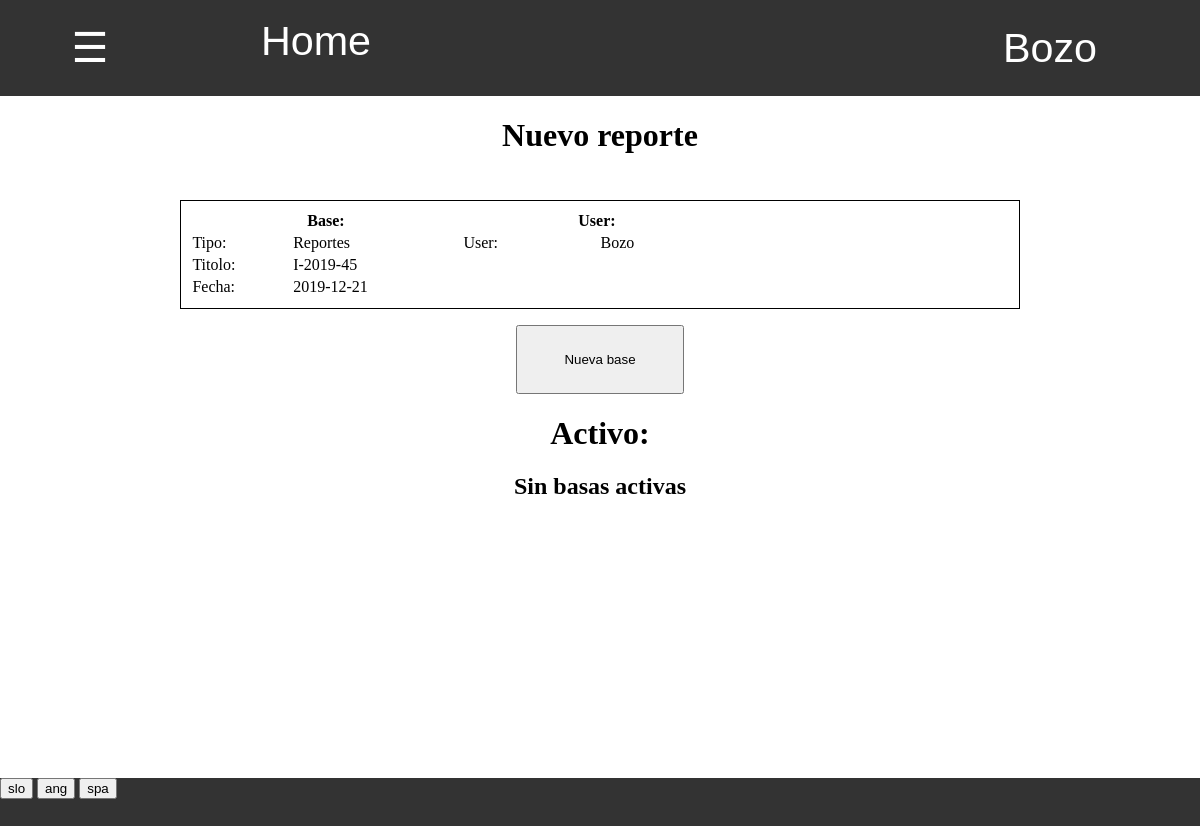
Page /zaloga/inventura/ (signed in) on the earlier database version.
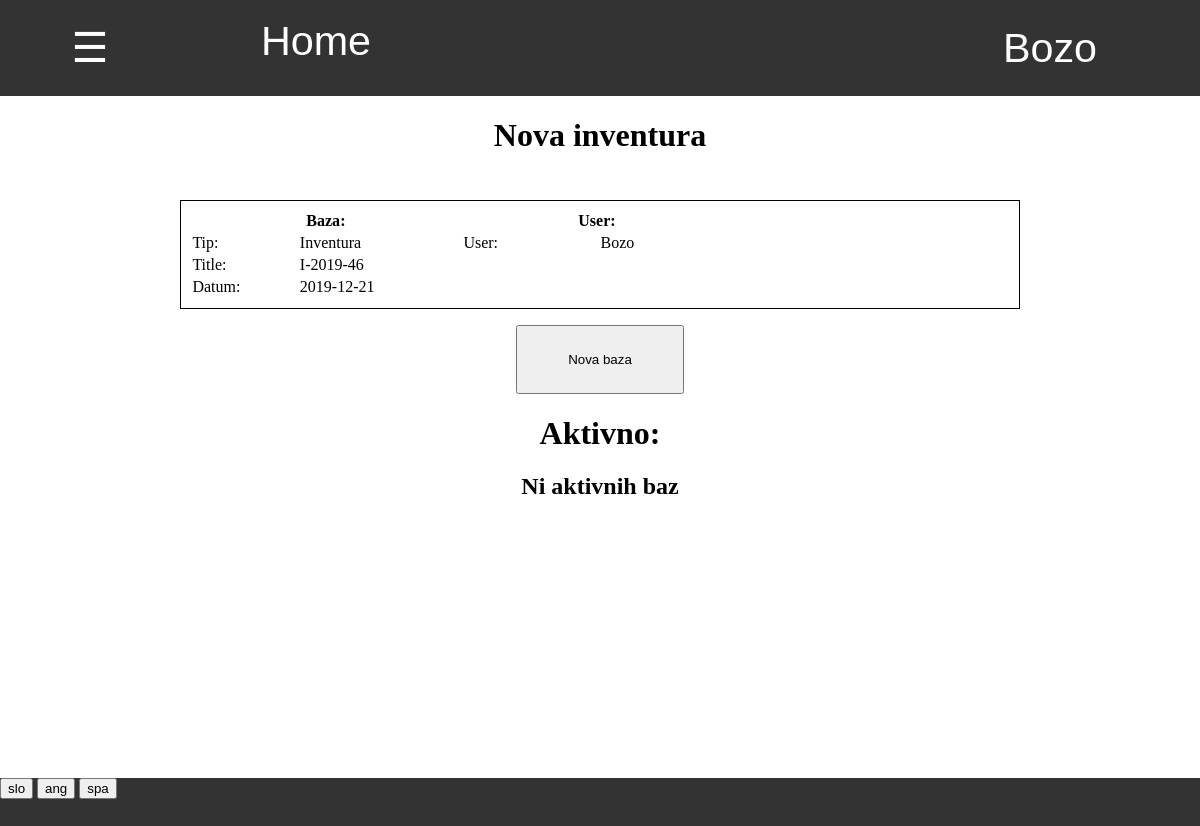
Same page on the later database version.
### program/models.py (models this page shows, shortened)
class Profil(models.Model):
    user = models.OneToOneField(User,on_delete=models.CASCADE)
    jezik =  models.CharField(default="spa",max_length=3, choices=JEZIKI)

class Program(models.Model):
    stevilo_prevzemov = models.IntegerField(default = 0)
    stevilo_odpisov = models.IntegerField(default = 0)
    stevilo_faktur = models.IntegerField(default = 0)
    stevilo_racunov = models.IntegerField(default = 0)
    stevilo_inventur = models.IntegerField(default = 0)
    def naslednja_inventura(self,delaj=False):
        if delaj:
            self.stevilo_inventur += 1
            self.save()
            return 'I-2019-' + str(self.stevilo_inventur)
        else:
            return 'I-2019-' + str(self.stevilo_inventur + 1)
    @property
    def vrni_jezike(self):
        return JEZIKI

### zaloga/models.py (models this page shows, shortened)
class Zaloga(models.Model):
    title = models.CharField(default="skladisce", max_length=20)
    @property
    def danes(self):
        return datetime.today().strftime('%Y-%m-%d')

### zaloga/views.py (the view)
# urls.py: path('', views.baze , name='baze'),
@login_required
def baze(request, tip_baze):
    if request.method == "GET":
        baze = Baza.objects.filter(tip=tip_baze,status='aktivno')
        stranke = Stranka.objects.all().order_by('stevilo_kupljenih').values('pk','naziv')
        return pokazi_stran(request, 'zaloga/aktivne_baze.html', {'tip': tip_baze, 'baze':baze,'stranke':stranke})

### zaloga/templatetags/zaloga_exstras.py (called while the page is built)
@register.filter
def keyvalue(dict, key):
    return dict[key]

### zaloga/views.py (called while the page is built)
def vrni_slovar(request):
    with open('slovar.json') as dat:
        slovar = json.load(dat)
    return slovar

def pokazi_stran(request, html, baze={}):
    slovar = {'prodaja':prodaja, 'zaloga':zaloga,'program':program,'slovar':vrni_slovar(request),'jezik':request.user.profil.jezik}
    slovar.update(baze)
    return render(request, html, slovar)

### zaloga/templates/zaloga/aktivne_baze.html (shortened to what this page needs)
{% extends 'program/base.html' %}
{% load zaloga_exstras %}
{% block content %}
<h1>
{% if tip == "prevzem" %}
    {{slovar|keyvalue:'Nov prevzem'|keyvalue:jezik}}
{% elif tip == "odpis" %}
    {{slovar|keyvalue:'Nov odpis'|keyvalue:jezik}}
{% elif tip == "inventura" %}
    {{slovar|keyvalue:'Nova inventura'|keyvalue:jezik}}
{% elif tip == "vele_prodaja" %}
    {{slovar|keyvalue:'Nova vele prodaja'|keyvalue:jezik}}
{% endif %}
</h1>
<div class="okno">
    {% if tip == "prevzem" %}
        <table style="padding:1%;border:1px solid black"class="tabela_podatkov">
            <tr>
                <th width="33%" colspan="2"> {{slovar|keyvalue:'Prevzem'|keyvalue:jezik}}:</th>
                <th width="42%" colspan="2">{{slovar|keyvalue:'Kontejner'|keyvalue:jezik}}:</th>
                <th width="25%" colspan="2"> User: </th>
            </tr>
            <tr>
                <td> {{slovar|keyvalue:'Tip'|keyvalue:jezik}}: </td>
                <td> {{slovar|keyvalue:'Prevzem'|keyvalue:jezik}} </td>
                <td> {{slovar|keyvalue:'Stevilka'|keyvalue:jezik}} </td>
                <td> <input form="nova_baza" name="stevilka" type="text" required autocomplete="off"> </td>
                <td> User: </td>
                <td> {{user.username}} </td>
            </tr>
            <tr>
                <td> {{slovar|keyvalue:'Title'|keyvalue:jezik}}: </td>
                <td> {{program.naslednji_prevzem}} </td>
                <td> {{slovar|keyvalue:'Izvor'|keyvalue:jezik}}: </td>
                <td>
                    <select form="nova_baza" name="drzava">
                        {% for drzava in zaloga.drzave %}
                            <option value="{{drzava.0}}"> {{drzava.1}} </option>
                        {% endfor %}
                    </select>
                </td>
            </tr>
            <tr>
                <td> {{slovar|keyvalue:'Datum'|keyvalue:jezik}}: </td>
                <td> {{zaloga.danes}} </td>
                <td> {{slovar|keyvalue:'Posiljatelj'|keyvalue:jezik}}: </td>
                <td>
                    <select form="nova_baza" name="posiljatelj">
                        {% for posiljatelj in zaloga.posiljatelji %}
                            <option value="{{posiljatelj.0}}"> {{posiljatelj.1}} </option>
                        {% endfor %}
                    </select>
                </td>
            </tr>
        </table>
    {% else %}
        <table style="padding:1%;border:1px solid black"class="tabela_podatkov">
            <tr>
                <th width="33%" colspan="2">
                    {{slovar|keyvalue:'Baza'|keyvalue:jezik}}:
                </th>
                <th width="33%" colspan="2">User:</th>
                <th></th>
            </tr>
            <tr>
                <td> {{slovar|keyvalue:'Tip'|keyvalue:jezik}}: </td>
                <td>
                {% if tip == "odpis" %}
                    {{slovar|keyvalue:'Odpis'|keyvalue:jezik}}
                {% elif tip == "inventura" %}
                    {{slovar|keyvalue:'Inventura'|keyvalue:jezik}}
                {% endif %}
                </td>
                <td> User: </td>
                <td> {{user.username}} </td>
            </tr>
            <tr>
                <td> {{slovar|keyvalue:'Title'|keyvalue:jezik}}: </td>
                <td>
                {% if tip == "odpis" %}
                    {{program.naslednji_odpis}}
                {% elif tip == "inventura" %}
                    {{program.naslednja_inventura}}
                {% endif %}
                </td>
            </tr>
            <tr>
                <td> {{slovar|keyvalue:'Datum'|keyvalue:jezik}}: </td>
                <td> {{zaloga.danes}} </td>
            </tr>
        </table>
    {% endif %}
    <form id="nova_baza" action="{% url 'nova_baza' tip %}" method="POST">
        <input type="submit" value="{{slovar|keyvalue:'Nova baza'|keyvalue:jezik}}">
    </form>
</div>
<h1>
    {{slovar|keyvalue:'Aktivno'|keyvalue:jezik}}:
</h1>
{% if baze.count == 0 %}
    <h2>
        {{slovar|keyvalue:'Ni aktivnih baz'|keyvalue:jezik}}
    </h2>
{% endif %}
{% endblock %}

### program/templates/program/base.html (shortened to what this page needs)
{% load staticfiles %}
{% load zaloga_exstras %}
<html>
    <head>
        <link rel="stylesheet" href="{% static 'css/footer.css' %}">
    </head>
    <body>
        {% include "css/navbar.html" %}
        <div style=";width:100%;height:85.2%;vertical-align:top;text-align:center;overflow:auto">
            {% block content %}
            {% endblock %}
        </div>
        <div class="footer">
            {% for jezik in program.vrni_jezike %}
                <form style="display:inline-block" action="{% url 'spremeni_jezik' %}" method="POST">
                    <input type="submit" value="{{jezik.0}}">
                </form>
            {% endfor %}
        </div>
    </body>
</html>

### program/templates/css/navbar.html (shortened to what this page needs)
{% load zaloga_exstras %}
<div id="navbar" class="navbar">
    <button onclick="odpri()" class="nav" style="width:15%"> ☰ </button>
    <a style="width:20%" href="/">Home</a>
    <div class="racun dropdown" id="racun">
        <button class="dropbtn" >{{ user.get_username }}
        </button>
    </div>
</div>

### program/static/css/footer.css (style rules this page uses)
div.footer { display:block; width:100%; height:6%; background:#333; }
div { margin: 0%; padding: 0%; }
div input { margin: 0%; }
div form { margin:0%; padding: 0% }

### program/templates/program/base.html (style rules this page uses)
body { margin: 0%; padding: 0%; overflow:hidden; }
div { margin: 0%; padding: 0%; }

### program/templates/css/tabele.html (style rules this page uses)
table.tabela_podatkov { width:100%; margin-bottom:1%; }

### program/templates/css/navbar.html (style rules this page uses)
.navbar { overflow: hidden; background-color: #333; font-family: Arial; height:12% }
.navbar a { float: left; font-size: 5vmin; color: white; text-align: center; padding: 18px 16px; text-decoration:none; height:100%; }
.navbar .dropdown, .nav { float: left; height:100%; width:100%; margin:0; overflow:hidden; }
.navbar .dropdown .dropbtn, .nav { font-size: 5vmin; border: none; outline: none; color: white; padding: 12px 16px; width:100%; height:100%; background-color: inherit; font-family: inherit; margin: 0; }
.navbar .racun { float:right; width:300px; overflow:hidden }

### zaloga/templates/zaloga/aktivne_baze.html (style rules this page uses)
div.okno { margin-top:2%; display:inline-block; width:70%; font-size:5vh; text-align:center; }
div.okno form input[type=submit] { display:block; width:20%; height:10%; position:relative; left:40%; margin-top:2%; }

Differences in the rows shown:
changed Profil: jezik "Nuevo reporte" → "Nova inventura"; jezik "Base" → "Baza"; jezik "Tipo" → "Tip"; jezik "Reportes" → "Inventura"; jezik "Titolo" → "Title"; jezik "Fecha" → "Datum"; jezik "Nueva base" → "Nova baza"; jezik "Activo" → "Aktivno"; jezik "Sin basas activas" → "Ni aktivnih baz"
changed Program: naslednja_inventura "I-2019-45" → "I-2019-46"
